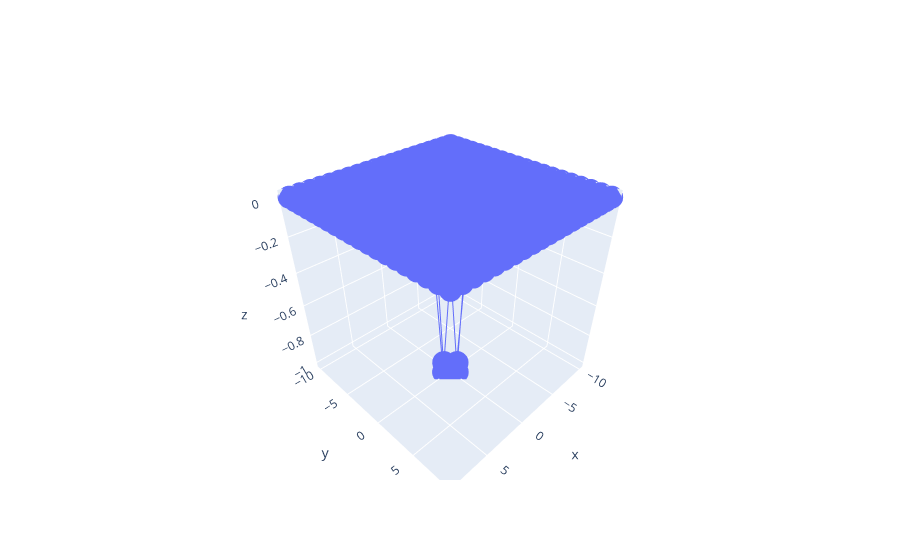

Notebook source saved alongside this figure:
### Code cell
for i in range(0,2*xymax):
    for m in range(0,2*xymax):
        x=u[i,m]
        y=v[i,m]
        Fx=x/torch.pow((x-x0)**2+(y-y0)**2,1.5)
        Fy=y/torch.pow((x-x0)**2+(y-y0)**2,1.5)
        div=autograd.grad(Fx,x)[0].item()+autograd.grad(Fy,y)[0].item()#计算散度
        grad_list[i,m]=div
import plotly.graph_objects as go
fig=go.Figure()
fig.add_trace(go.Scatter3d(x=u.flatten().detach(),y=v.flatten().detach(),z=grad_list.flatten()))

### Figure 1 — Plotly figure (JSON) as saved in the notebook; plotly's stock layout.template omitted (floating-point values rounded to 4 significant figures; data arrays with more than 128 entries replaced by an {"elided": "..."} marker saying what was removed)
{"data": [{"type": "scatter3d", "x": {"elided": "400 int values"}, "y": {"elided": "400 int values"}, "z": {"elided": "400 float values"}}], "layout": {}}
